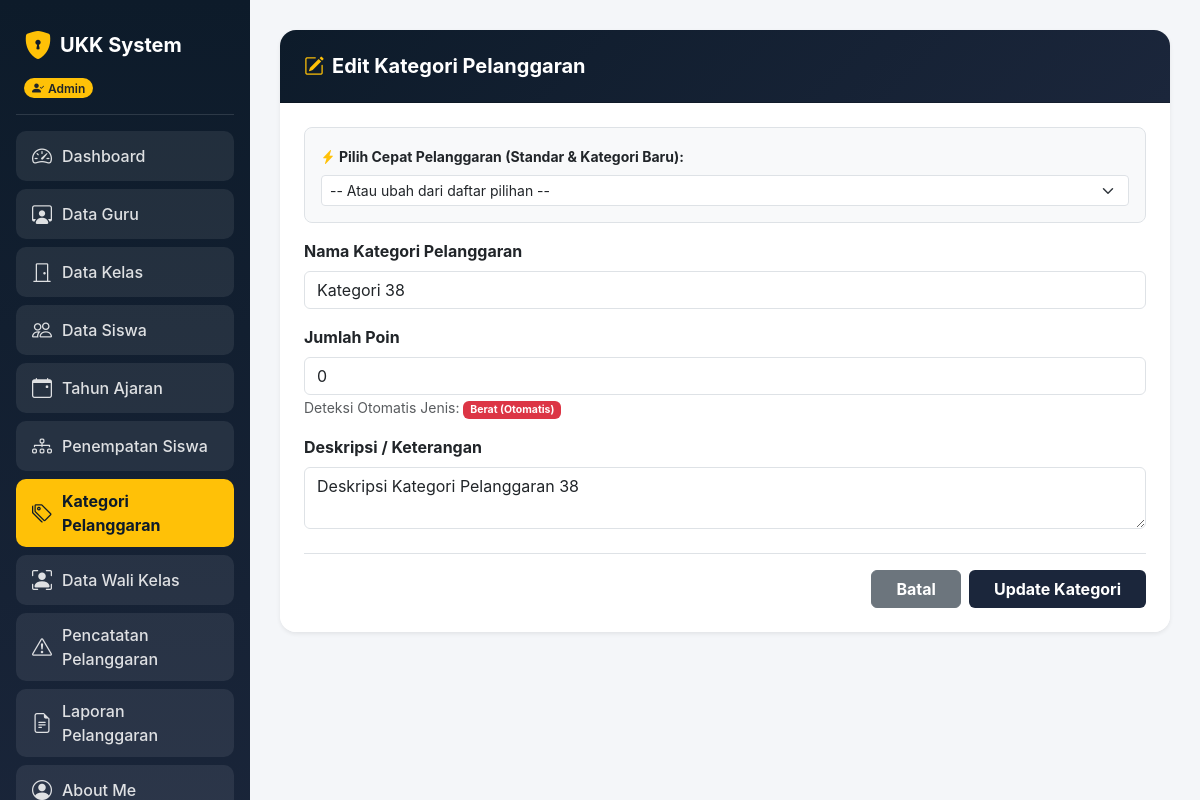
The page /kategori/kategori_edit.php?id=38 (signed in) on the database as committed earlier.
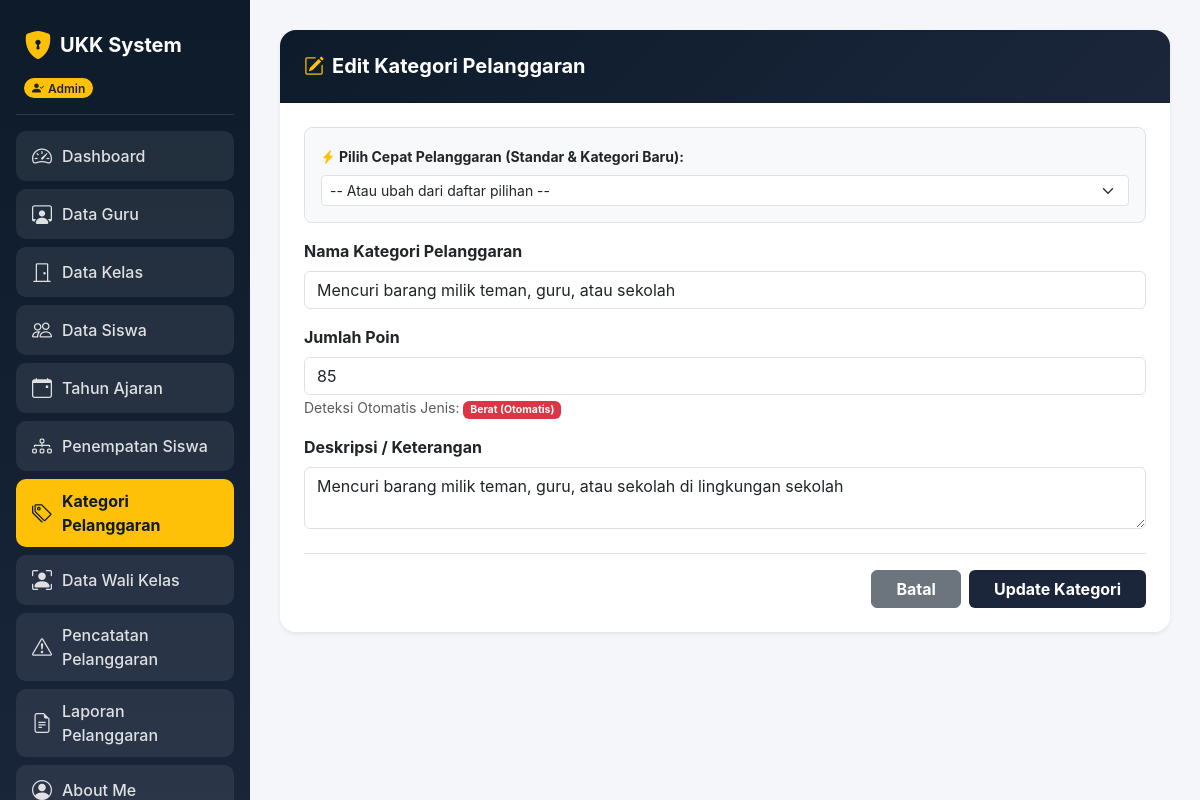
The same page on the database as committed later.
### tables this page shows
CREATE TABLE `t_pelanggaran_kategori` (
  `id` int(11) NOT NULL,
  `nama` varchar(100) DEFAULT NULL,
  `siswa_id` int(11) NOT NULL,
  `pelanggaran_kategori_id` int(20) NOT NULL,
  `poin` int(11) NOT NULL,
  `tanggal` datetime NOT NULL DEFAULT current_timestamp() ON UPDATE current_timestamp(),
  `deskripsi` text NOT NULL,
  `status_aktif` tinyint(1) NOT NULL,
  `created_at` timestamp NOT NULL DEFAULT current_timestamp(),
  `updated_at` timestamp NOT NULL DEFAULT current_timestamp()
);

### kategori/kategori_edit.php (the view, shortened to what the changed rows need)
<?php
include '../koneksi.php';
$id = $_GET['id'] ?? '';
$id = mysqli_real_escape_string($koneksi, $id);
$q_data = mysqli_query($koneksi, "SELECT * FROM t_pelanggaran_kategori WHERE id = '$id'");
$data   = mysqli_fetch_assoc($q_data);
?>
<!DOCTYPE html>
<html lang="id">
<head>
  <link href="https://cdn.jsdelivr.net/npm/bootstrap@5.3.0/dist/css/bootstrap.min.css" rel="stylesheet">
  <link rel="stylesheet" href="https://cdn.jsdelivr.net/npm/bootstrap-icons@1.11.1/font/bootstrap-icons.css">
</head>
<body>
  <div class="container-fluid p-0">
    <div class="content-wrapper">
      <form action="" method="POST">
        <div class="card shadow-sm border-0 rounded-4 overflow-hidden w-100">
          <div class="card-body p-4 bg-white">
                  <?php
                  $q_db_kat = mysqli_query($koneksi, "SELECT * FROM t_pelanggaran_kategori WHERE poin > 0 AND nama NOT LIKE 'Kategori%' ORDER BY id DESC");
                  ?>
            <div class="mb-3">
              <label class="form-label fw-bold">Nama Kategori Pelanggaran</label>
              <input type="text" name="nama_kategori" id="inputNama" class="form-control" value="<?= htmlspecialchars($data['nama'] ?? $data['nama_kategori'] ?? ''); ?>" required>
            </div>
            <div class="mb-3">
              <label class="form-label fw-bold">Jumlah Poin</label>
              <input type="number" name="poin" id="inputPoin" class="form-control" value="<?= htmlspecialchars($data['poin'] ?? ''); ?>" required oninput="cekJenisPoin(this.value)">
              <small class="text-muted">Deteksi Otomatis Jenis: <span id="badgeJenis" class="badge bg-secondary">Memuat...</span></small>
            </div>
            <div class="mb-4">
              <label class="form-label fw-bold">Deskripsi / Keterangan</label>
              <textarea name="deskripsi" class="form-control" rows="2"><?= htmlspecialchars($data['deskripsi'] ?? ''); ?></textarea>
            </div>
          </div>
        </div>
      </form>
    </div>
  </div>
</body>
</html>

Rows that differ between the two databases and show on the page:
changed t_pelanggaran_kategori: nama_kategori "Kategori 38" → "Mencuri barang milik teman, guru, atau sekolah"; poin "0" → "85"; deskripsi "Deskripsi Kategori Pelanggaran 38" → "Mencuri barang milik teman, guru, atau sekolah di lingkungan sekolah"
